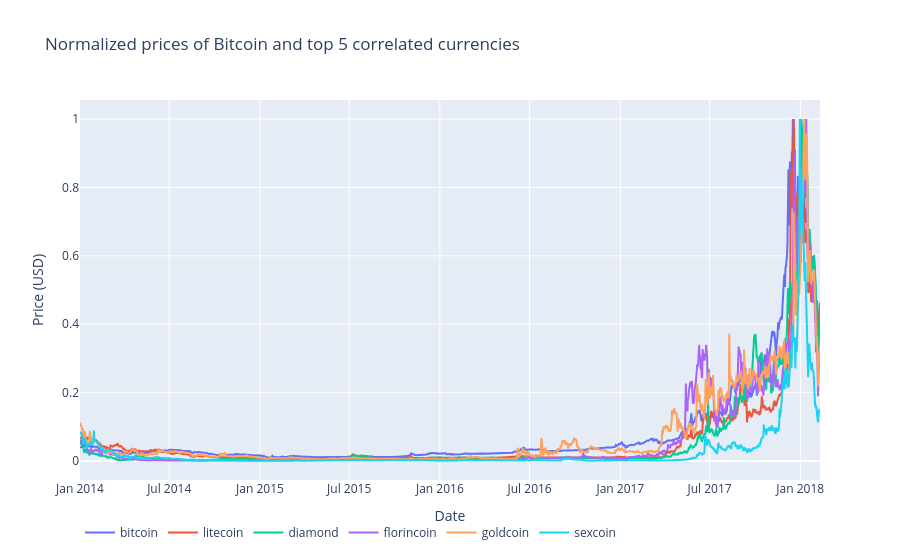

Notebook code for this chart:
### Markdown cell above
# 6-Pairwise Regression

### Code cell
#conduct a pairwise regression analysis between the price of bitcoin and other currencies with in a month starting 2014-01-01, and plot the regression line for each month. We will use the monthly mean price for this analysis.
#use sns.pairplot library for regression analysis

df = df[df['Date'] >= '2014-01-01']
# ensure datetime
df['Date'] = pd.to_datetime(df['Date'])




# choose a subset (example: top 5 or specific ones)
# selected_cols = ['bitcoin', 'ethereum', 'litecoin', 'ripple', 'cardano']
#select top 5 currencies with highest price at the end of the period

df = df.sort_values(['Currency', 'Date'])
#get the list of currencies in the same order as in df_wide

selected_cols= df.columns[df.columns != 'bitcoin']  # all except bitcoin


#calcualte the correlation between bitcoin and other currencies in the same period
df_wide = df.pivot_table(
    index='Date',
    columns='Currency',
    values='Price',
    aggfunc='mean'
)
df_wide = df_wide.sort_index()
r2 = (
    df_wide
    .corrwith(df_wide['bitcoin'])      # correlation with bitcoin
    .drop('bitcoin')    # remove self-correlation
    .pow(2)             # R²
)
top5_r2 = r2.sort_values(ascending=False).head(5)

print("Correlation between bitcoin and top 5 currencies:")
print(top5_r2)

top5 = list(top5_r2.index)
selected_cols = ['bitcoin'] + top5
df_plot = df_wide[selected_cols].dropna()
sns.pairplot(
    df_plot,
    x_vars=['bitcoin'],
    y_vars=top5,
    kind='reg',
    height=3
)
plt.show()

#plot top 5 currencies with highest correlation with bitcoin over time
data=[]
for i in selected_cols:  
    data.append(go.Scatter(
        x = df[df["Currency"] == i]['Date'].dt.strftime(date_format='%Y-%m-%d').values,
        y = df[df["Currency"] == i]['Price'].values/df[df["Currency"] == i]['Price'].max(),  # Normalize price for better comparison
        name = f'{i}'
    ))
layout = go.Layout(dict(title = "Normalized prices of Bitcoin and top 5 correlated currencies",
                  xaxis = dict(title = 'Date'),
                  yaxis = dict(title = 'Price (USD)'),
                  ),legend=dict(
                orientation="h"),)
py.iplot(dict(data=data, layout=layout), filename='basic-line')

### Figure 1 — Plotly figure (JSON) as saved in the notebook; plotly's stock layout.template omitted (floating-point values rounded to 4 significant figures; data arrays with more than 128 entries replaced by an {"elided": "..."} marker saying what was removed)
{"data": [{"name": "bitcoin", "type": "scatter", "x": {"elided": "1487 str values"}, "y": {"elided": "1487 float values"}}, {"name": "litecoin", "type": "scatter", "x": {"elided": "1488 str values"}, "y": {"elided": "1488 float values"}}, {"name": "diamond", "type": "scatter", "x": {"elided": "1475 str values"}, "y": {"elided": "1475 float values"}}, {"name": "florincoin", "type": "scatter", "x": {"elided": "1479 str values"}, "y": {"elided": "1479 float values"}}, {"name": "goldcoin", "type": "scatter", "x": {"elided": "1478 str values"}, "y": {"elided": "1478 float values"}}, {"name": "sexcoin", "type": "scatter", "x": {"elided": "1467 str values"}, "y": {"elided": "1467 float values"}}], "layout": {"legend": {"orientation": "h"}, "title": {"text": "Normalized prices of Bitcoin and top 5 correlated currencies"}, "xaxis": {"title": {"text": "Date"}}, "yaxis": {"title": {"text": "Price (USD)"}}}}
